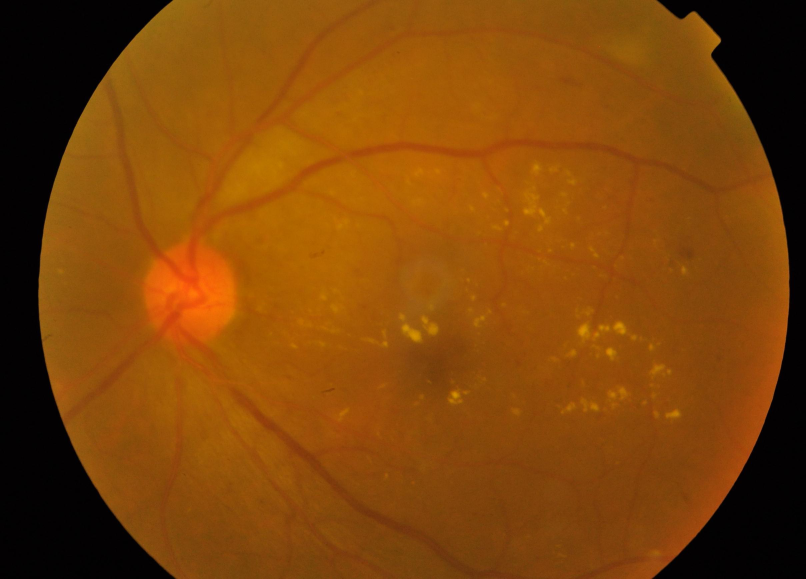
#> input picture app/uploads/0e428b886e07.png, 2416 x 1736 px (shown at 1/3 size)
$ python -i visualization.py   (imports and definitions only)
#> lines starting #> are read from the running program, lines starting #| are printed output that depends on the picture
from __future__ import annotations

import base64
from io import BytesIO
from pathlib import Path
from typing import Dict, Iterable, Tuple

import cv2
import numpy as np
from PIL import Image

from code.config import LESION_CLASSES


DEFAULT_COLORS = {
    "microaneurysms": (255, 64, 64),
    "hemorrhages": (220, 20, 60),
    "hard_exudates": (255, 215, 0),
    "soft_exudates": (135, 206, 250),
    "optic_disc": (144, 238, 144),
}


# [12 lines left out: functions load_rgb, save_rgb, not called in this run]


def apply_clahe_rgb(image: np.ndarray) -> np.ndarray:
    lab = cv2.cvtColor(image, cv2.COLOR_RGB2LAB)
#> lab: shape (1736, 2416, 3); mean of channels 0, 1, 2 90.1, 148.4, 168.5
    l, a, b = cv2.split(lab)
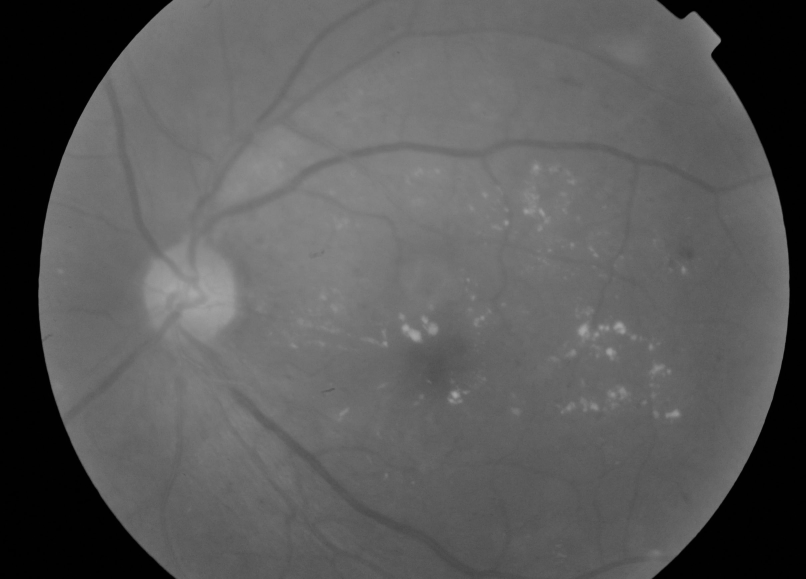
#> l: shape (1736, 2416) (shown at 1/3 size); min 0, max 167, mean 90.1
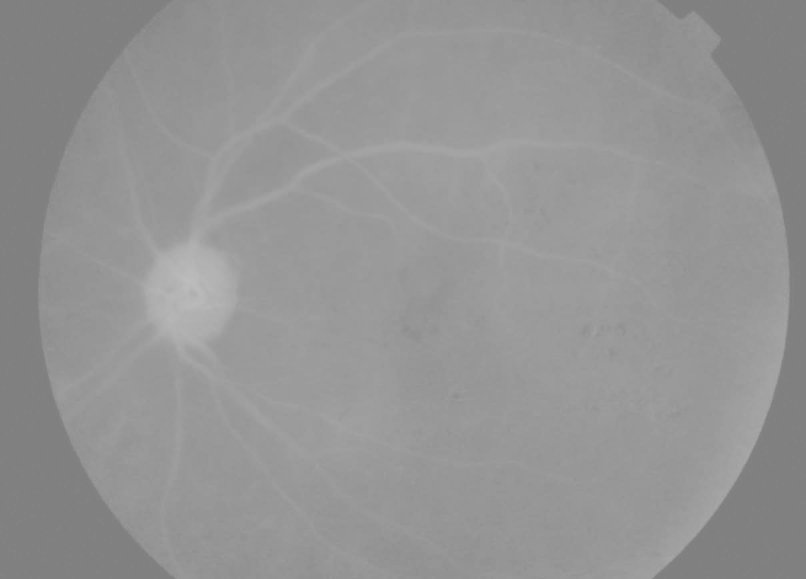
#> a: shape (1736, 2416) (shown at 1/3 size); min 124, max 189, mean 148.4
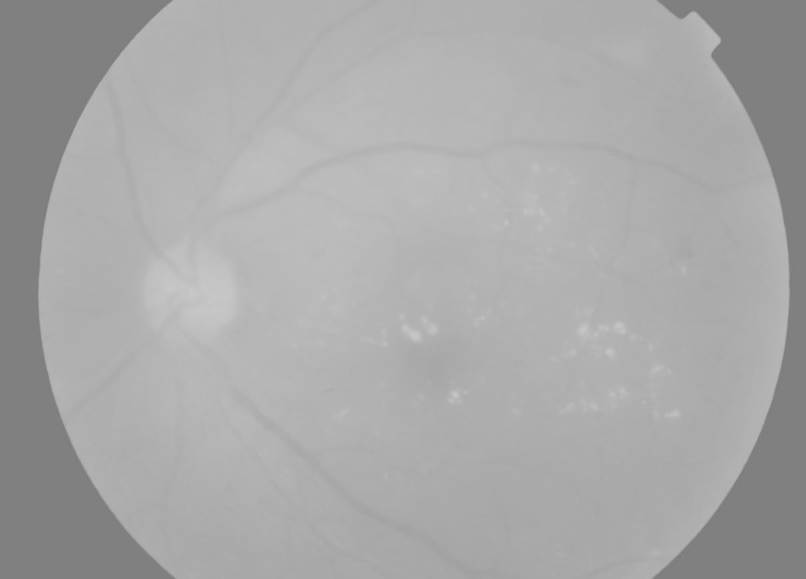
#> b: shape (1736, 2416) (shown at 1/3 size); min 109, max 200, mean 168.5
    clahe = cv2.createCLAHE(clipLimit=2.0, tileGridSize=(8, 8))
    l2 = clahe.apply(l)
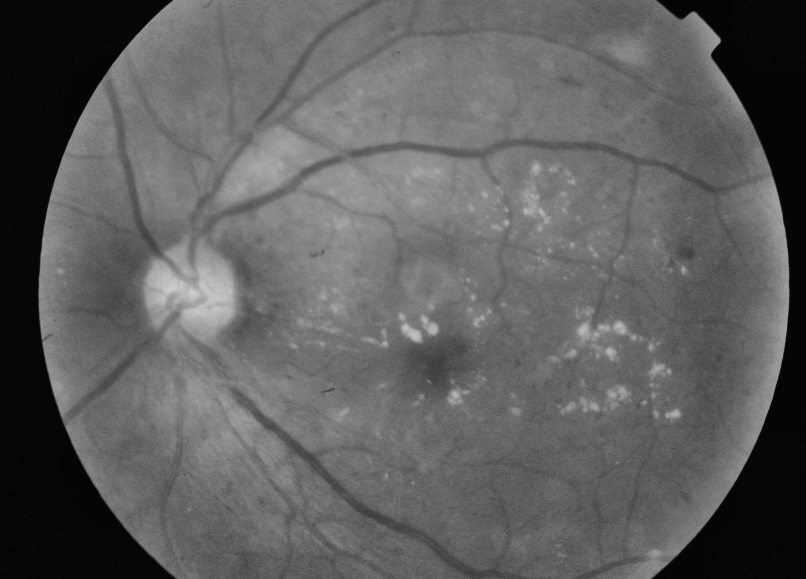
#> l2: shape (1736, 2416) (shown at 1/3 size); min 1, max 204, mean 94.5
    merged = cv2.merge([l2, a, b])
#> merged: shape (1736, 2416, 3); mean of channels 0, 1, 2 94.5, 148.4, 168.5
    return cv2.cvtColor(merged, cv2.COLOR_LAB2RGB)
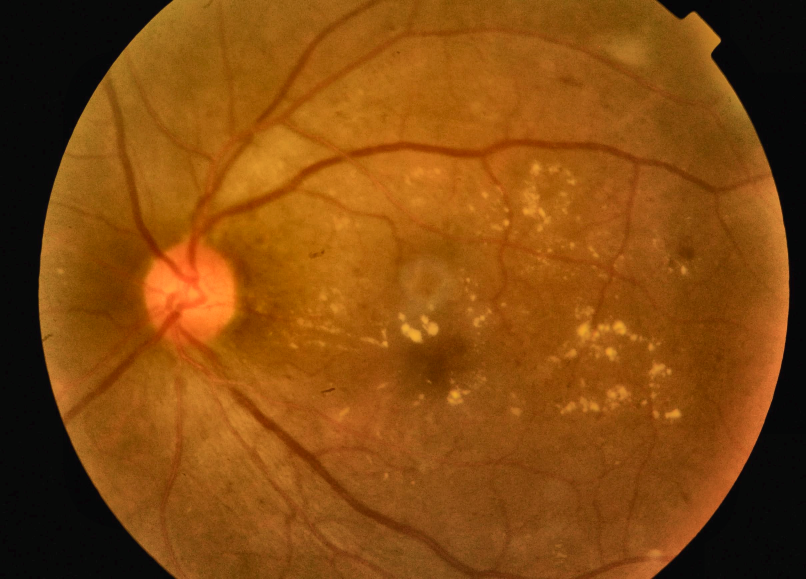
#> returned value: shape (1736, 2416, 3) (shown at 1/3 size); mean R, G, B 131.9, 73.3, 14.6


def normalize_image(image: np.ndarray, size: Tuple[int, int]) -> np.ndarray:
    image = cv2.resize(image, size, interpolation=cv2.INTER_AREA)
    return image


# [99 lines left out: functions overlay_mask, overlay_multiple_masks, draw_points, heatmap_overlay, image_to_base64, write_mask_png and 1 more, not called in this run]

>>> import cv2
>>> picture = cv2.cvtColor(cv2.imread('../../app/uploads/0e428b886e07.png'), cv2.COLOR_BGR2RGB)
>>> result = apply_clahe_rgb(picture)
